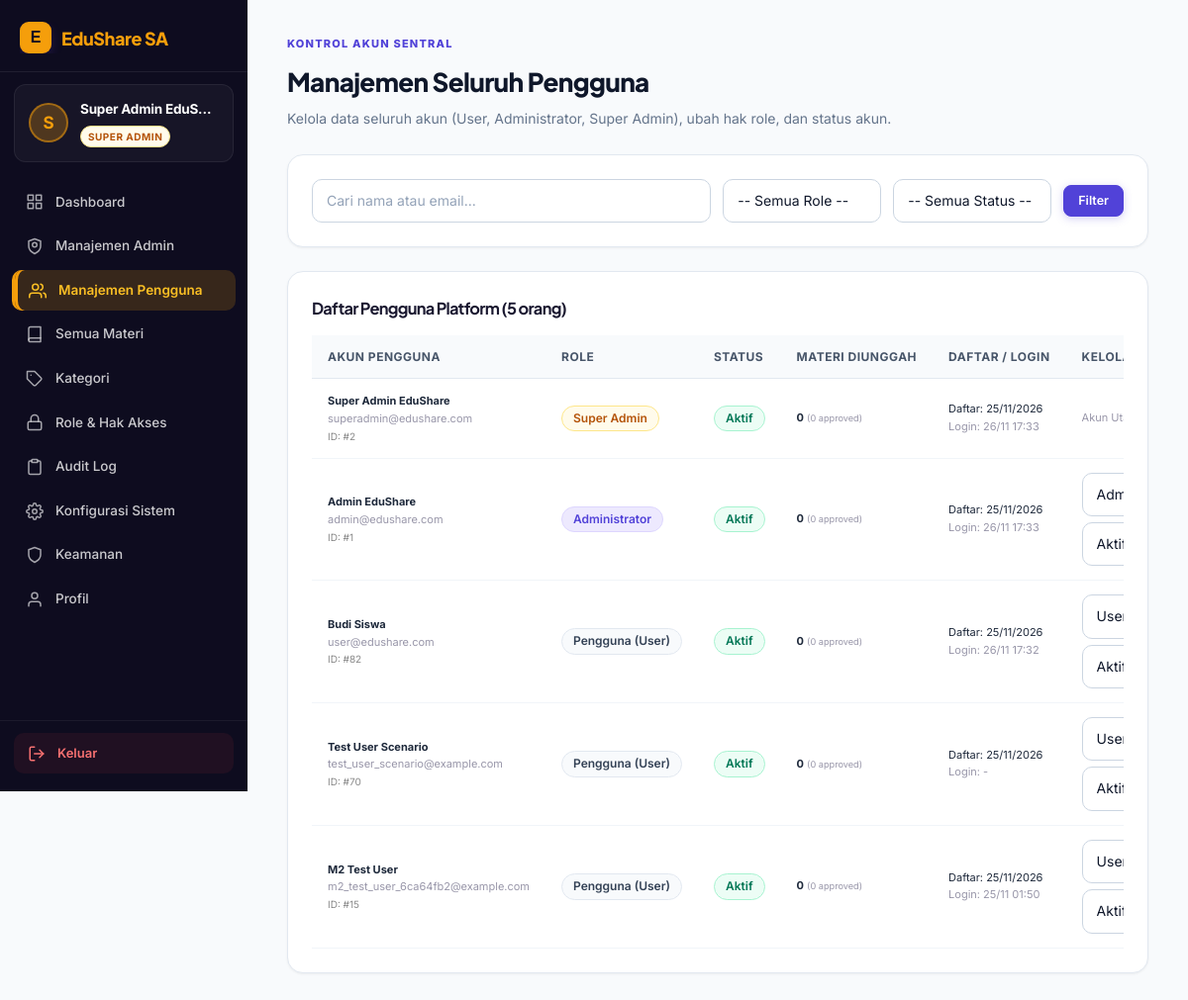
The page /superadmin/pengguna.php (signed in) on the database its author committed.
### tables this page shows
CREATE TABLE `users` (
  `id_user` int(11) NOT NULL AUTO_INCREMENT,
  `nama` varchar(100) NOT NULL,
  `email` varchar(150) NOT NULL,
  `password` varchar(255) NOT NULL,
  `role` enum('user','admin','super_admin') NOT NULL DEFAULT 'user',
  `status` enum('active','inactive','suspended') NOT NULL DEFAULT 'active',
  `last_login_at` datetime DEFAULT NULL,
  `created_by` int(11) DEFAULT NULL,
  `created_at` datetime NOT NULL DEFAULT current_timestamp(),
  `updated_at` datetime DEFAULT NULL ON UPDATE current_timestamp(),
  PRIMARY KEY (`id_user`),
  UNIQUE KEY `email` (`email`),
  KEY `idx_users_role_status` (`role`,`status`),
  KEY `idx_users_created_by` (`created_by`),
  CONSTRAINT `fk_users_created_by` FOREIGN KEY (`created_by`) REFERENCES `users` (`id_user`) ON DELETE SET NULL
);

### includes/helpers.php (called while the page is built, shortened)
<?php
if (!function_exists('e')) {
    function e(mixed $value): string
    {
        return htmlspecialchars((string)$value, ENT_QUOTES | ENT_SUBSTITUTE, 'UTF-8');
    }
}
if (!function_exists('url')) {
    function url(string $path = ''): string
    {
        return BASE_URL . '/' . ltrim($path, '/');
    }
}

### middleware/auth.php (called while the page is built, shortened)
<?php
if (!function_exists('current_user')) {
    function current_user(): ?array
    {
        $sessionUserId = (int)($_SESSION['user']['id_user'] ?? $_SESSION['user']['id'] ?? 0);
        if (
            !empty($GLOBALS['_edushare_auth_loaded'])
            && ($GLOBALS['_edushare_auth_uid'] ?? null) === $sessionUserId
        ) {
            return $GLOBALS['_edushare_auth_user'];
        }
        try {
            $stmt = db()->prepare('SELECT id_user, nama, email, role, status FROM users WHERE id_user = ? LIMIT 1');
            $stmt->execute([$sessionUserId]);
            $row = $stmt->fetch();
        } catch (\Throwable $e) {
            error_log('EduShare current_user error: ' . $e->getMessage());
            clear_auth_cache();
            return null;
        }
        $user = [
            'id'      => (int)$row['id_user'],
            'id_user' => (int)$row['id_user'],
            'nama'    => (string)$row['nama'],
            'email'   => (string)$row['email'],
            'role'    => (string)$row['role'],
            'status'  => (string)$row['status'],
        ];
        return $user;
    }
}

### config/database.php (called while the page is built, shortened)
<?php
if (!function_exists('db')) {
    function db(): PDO
    {
        return $GLOBALS['pdo'];
    }
}

### config/app.php (called while the page is built, shortened)
<?php
require_once __DIR__ . '/database.php';
require_once ROOT_PATH . '/includes/helpers.php';
require_once ROOT_PATH . '/middleware/auth.php';
if (PHP_SAPI !== 'cli' && !empty($_SESSION['user'])) {
    $timeoutMin = max(1, (int)get_setting('session_timeout_min', 60));
    if (isset($_SESSION['last_activity']) && (time() - (int)$_SESSION['last_activity']) > ($timeoutMin * 60)) {
        $timedOutUserId = (int)($_SESSION['user']['id_user'] ?? $_SESSION['user']['id'] ?? 0);
        $timedOutRole   = isset($_SESSION['user']['role']) ? (string)$_SESSION['user']['role'] : null;
        if ($timedOutUserId > 0) {
            log_activity($timedOutUserId, 'session_timeout', 'Sesi berakhir otomatis karena tidak aktif.', 'user', $timedOutUserId);
            log_audit('session_timeout', 'user', $timedOutUserId, 'Sesi berakhir otomatis karena tidak aktif.', [], $timedOutUserId, $timedOutRole);
        }
        $_SESSION = [];
        if (!headers_sent() && session_status() === PHP_SESSION_ACTIVE) {
            session_regenerate_id(true);
        }
        clear_auth_cache();
        $_SESSION['flash'] = [
            'type'    => 'error',
            'message' => 'Sesi Anda telah berakhir karena tidak aktif. Silakan login kembali.',
        ];
    } else {
        current_user();
    }
}

### superadmin/pengguna.php (the view, shortened to what this page needs)
<?php
require_once __DIR__ . '/../config/app.php';
$user = current_user();
$superAdminId = (int)$user['id_user'];
$pdo = db();
$search = trim((string)($_GET['q'] ?? ''));
$sql = "SELECT u.*,
               COUNT(m.id_material) AS total_materi,
               SUM(CASE WHEN m.status = 'approved' THEN 1 ELSE 0 END) AS total_approved
        FROM users u
        LEFT JOIN materials m ON m.id_user = u.id_user
        WHERE 1=1";
$params = [];
$sql .= " GROUP BY u.id_user ORDER BY (u.role = 'super_admin') DESC, (u.role = 'admin') DESC, u.created_at DESC";
$stmt = $pdo->prepare($sql);
$stmt->execute($params);
$usersList = $stmt->fetchAll();
?>
<!DOCTYPE html>
<html lang="id">
<head>
<link rel="stylesheet" href="<?= e(url('assets/css/style.css')) ?>">
<link rel="stylesheet" href="<?= e(url('assets/css/dashboard.css')) ?>">
</head>
<body>
<div class="dashboard-layout">
<?php include __DIR__ . '/../partials/sidebar_superadmin.php'; ?>
<main class="content-area">
    <div class="panel-header">
        <div>
            <span class="eyebrow" style="color:var(--gold);">KONTROL AKUN SENTRAL</span>
            <h1>Manajemen Seluruh Pengguna</h1>
            <p>Kelola data seluruh akun (User, Administrator, Super Admin), ubah hak role, dan status akun.</p>
        </div>
    </div>
    <div class="card" style="margin-bottom: 20px; padding: 16px;">
        <form method="get" style="display:flex; gap:12px; flex-wrap:wrap; align-items:center;">
            <div style="flex:1; min-width:200px;">
                <input type="text" name="q" class="form-control" placeholder="Cari nama atau email..." value="<?= e($search) ?>">
            </div>
            <div style="width:160px;">
                <select name="role" class="form-control">
                    <option value="">-- Semua Role --</option>
                </select>
            </div>
            <div style="width:160px;">
                <select name="status" class="form-control">
                    <option value="">-- Semua Status --</option>
                </select>
            </div>
            <button type="submit" class="btn btn-primary btn-small">Filter</button>
        </form>
    </div>
    <div class="card">
        <div style="display:flex; justify-content:space-between; align-items:center; margin-bottom:14px;">
            <h3>Daftar Pengguna Platform (<?= count($usersList) ?> orang)</h3>
        </div>
        <?php if (!empty($usersList)): ?>
            <div class="table-responsive">
                <table class="data-table">
                    <thead>
                        <tr>
                            <th>Akun Pengguna</th>
                            <th>Role</th>
                            <th>Status</th>
                            <th>Materi Diunggah</th>
                            <th>Daftar / Login</th>
                            <th>Kelola Role & Status</th>
                        </tr>
                    </thead>
                    <tbody>
                        <?php foreach ($usersList as $u): ?>
                            <tr>
                                <td>
                                    <strong><?= e($u['nama']) ?></strong>
                                    <div class="text-muted" style="font-size:11px;"><?= e($u['email']) ?></div>
                                    <div style="font-size:10px; color:#888;">ID: #<?= $u['id_user'] ?></div>
                                </td>
                                <td>
                                    <?php if ($u['role'] === 'super_admin'): ?>
                                        <span class="badge badge-warning" style="background:#fef3c7; color:#b45309; border:1px solid #fcd34d;">Super Admin</span>
                                    <?php elseif ($u['role'] === 'admin'): ?>
                                        <span class="badge badge-primary" style="background:#ede9fe; color:#5b21b6;">Administrator</span>
                                    <?php else: ?>
                                        <span class="badge badge-light">Pengguna (User)</span>
                                    <?php endif; ?>
                                </td>
                                <td>
                                    <?php if ($u['status'] === 'active'): ?>
                                        <span class="badge badge-success">Aktif</span>
                                    <?php elseif ($u['status'] === 'inactive'): ?>
                                        <span class="badge badge-secondary">Nonaktif</span>
                                    <?php elseif ($u['status'] === 'suspended'): ?>
                                        <span class="badge badge-danger">Suspended</span>
                                    <?php endif; ?>
                                </td>
                                <td>
                                    <strong><?= (int)$u['total_materi'] ?></strong>
                                    <small class="text-muted">(<?= (int)$u['total_approved'] ?> approved)</small>
                                </td>
                                <td style="font-size:11px;">
                                    <div>Daftar: <?= date('d/m/Y', strtotime($u['created_at'])) ?></div>
                                    <div class="text-muted">Login: <?= !empty($u['last_login_at']) ? date('d/m H:i', strtotime($u['last_login_at'])) : '-' ?></div>
                                </td>
                                <td>
                                    <?php if ((int)$u['id_user'] === $superAdminId || $u['role'] === 'super_admin'): ?>
                                        <span class="text-muted" style="font-size:11px;">Akun Utama (Terkunci)</span>
                                    <?php else: ?>
                                        <div style="display:flex; flex-direction:column; gap:6px;">
                                            <form method="post" style="display:flex; gap:4px; align-items:center;">
                                                <select name="new_role" class="form-control" style="padding:2px 6px; font-size:11px; width:auto;">
                                                    <option value="user" <?= $u['role'] === 'user' ? 'selected' : '' ?>>User</option>
                                                    <option value="admin" <?= $u['role'] === 'admin' ? 'selected' : '' ?>>Admin</option>
                                                </select>
                                            </form>
                                            <form method="post" style="display:flex; gap:4px; align-items:center;">
                                                <select name="new_status" class="form-control" style="padding:2px 6px; font-size:11px; width:auto;">
                                                    <option value="active" <?= $u['status'] === 'active' ? 'selected' : '' ?>>Aktif</option>
                                                </select>
                                            </form>
                                        </div>
                                    <?php endif; ?>
                                </td>
                            </tr>
                        <?php endforeach; ?>
                    </tbody>
                </table>
            </div>
        <?php else: ?>
            <div class="empty-state">
                <p>Tidak ada pengguna yang sesuai.</p>
            </div>
        <?php endif; ?>
    </div>
</main>
</div>
</body>
</html>

### assets/css/style.css (style rules this page uses)
* { box-sizing:border-box }
:root { --purple:#673de6;--purple-dark:#4f2ac8;--lavender:#f3efff;--ink:#242238;--muted:#77758b;--line:#eceaf2;--bg:#fff }
body { margin:0;color:var(--ink);font-family:'DM Sans',sans-serif;background:#fff;font-size:15px }
button,input,textarea,select { font:inherit }
.btn { border:0;border-radius:10px;padding:13px 20px;display:inline-flex;justify-content:center;align-items:center;gap:10px;font-weight:700;font-size:13px;cursor:pointer;transition:.2s }
.btn-primary { background:var(--purple);color:white;box-shadow:0 7px 16px #673de62b }
.btn-small { padding:10px 15px }
.eyebrow { font-size:10px;font-weight:800;letter-spacing:1.7px;color:var(--purple) }
h1,h2,h3 { font-family:'Plus Jakarta Sans',sans-serif;letter-spacing:-.7px }
table { width:100%;border-collapse:collapse;min-width:650px }
th,td { text-align:left;padding:14px 16px;border-bottom:1px solid #f0eef5;font-size:11px }
th { color:var(--muted);font-weight:700;background:#faf9fc }
td { color:#49475c }

### rows shown on the page
users: nama "Super Admin EduShare", email "superadmin@edushare.com", id_user "2", role "Super Admin", status "Aktif", total_materi "0", total_approved "0", created_at "25/11/2026", last_login_at "26/11 17:33", shows "Akun…"
users: nama "Admin EduShare", email "admin@edushare.com", id_user "1", shows "Administrator", shows "Aktif", total_materi "0", total_approved "0", created_at "25/11/2026", last_login_at "26/11 17:33", new_role "Admin", new_status "Aktif"
users: nama "Budi Siswa", email "user@edushare.com", id_user "82", shows "Pengguna (User)", shows "Aktif", total_materi "0", total_approved "0", created_at "25/11/2026", last_login_at "26/11 17:32", new_role "User", new_status "Aktif"
users: nama "Test User Scenario", email "test_user_scenario@example.com", id_user "70", shows "Pengguna (User)", shows "Aktif", total_materi "0", total_approved "0", created_at "25/11/2026", new_role "User", new_status "Aktif"
users: nama "M2 Test User", email "m2_test_user_6ca64fb2@example.com", id_user "15", shows "Pengguna (User)", shows "Aktif", total_materi "0", total_approved "0", created_at "25/11/2026", last_login_at "25/11 01:50", new_role "User", new_status "Aktif"

### other values the page prints
$saFirstLetter "S"
$sidebarUser['nama'] "Super Admin EduS…"
count($usersList) "5"
